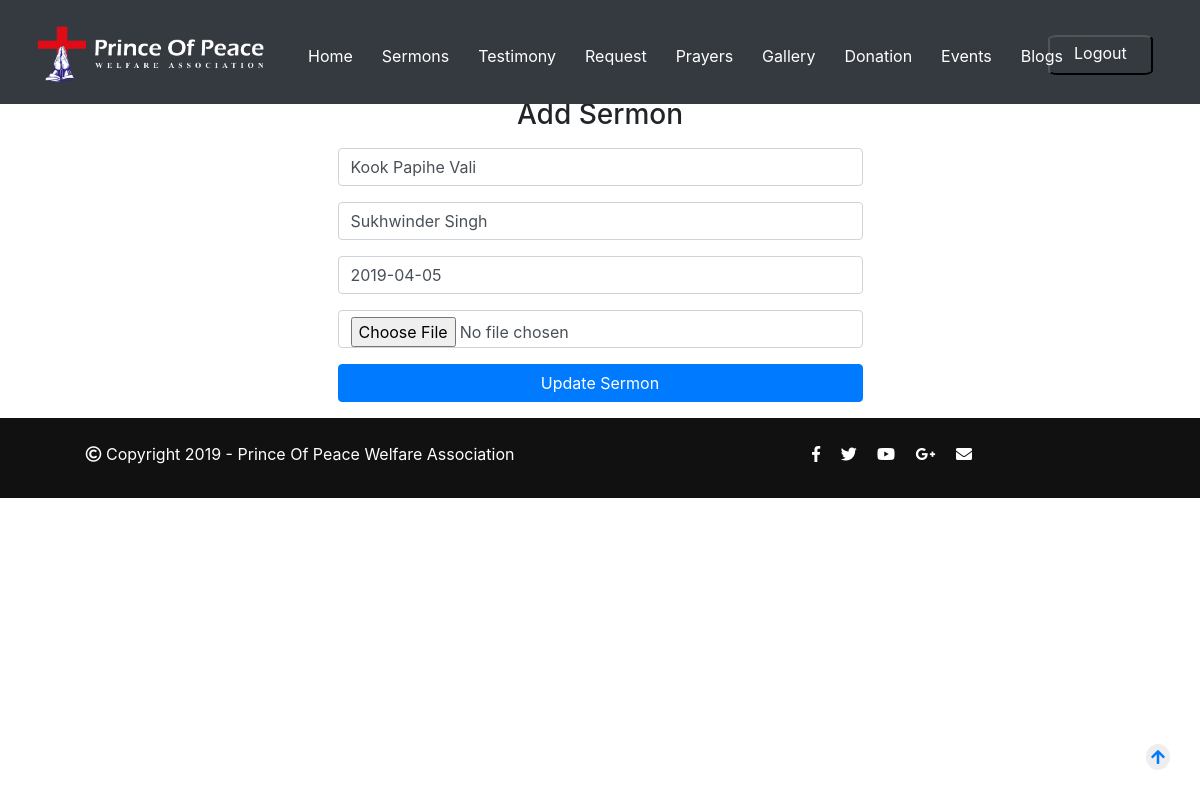
/admin/index.php?pg=updateSermons&id=2&image=584beccda62aaa830c43eda3.png (signed in), run on the app's committed database.
### tables this page shows
CREATE TABLE `sermons` (
  `id` int(11) NOT NULL,
  `name` varchar(50) NOT NULL,
  `author` varchar(20) NOT NULL,
  `date` varchar(20) NOT NULL,
  `image` varchar(30) NOT NULL,
  `link` varchar(100) NOT NULL
);

### admin/include/functions.php (called while the page is built, shortened)
<?php
	function selectdatacon($col,$tbname,$where)
	{
		$selectqry="select $col from $tbname where $where";
		$result=mysqli_query($GLOBALS['con'],$selectqry) or die(mysqli_error($GLOBALS['con']));
		return $result;
	}
?>

### admin/pages/updateSermons.php (the view, shortened to what this page needs)
<?php
$result=selectdatacon("*","sermons","id=".$_GET['id']);
$row=mysqli_fetch_assoc($result);
?>
<div class="container">
<div class="row">
<div class="col-md-3">
</div>
<div class="col-md-6">
<h3 class="text-center mt-3 mb-3">Add Sermon</h3>
<form method="post" enctype="multipart/form-data" >
<div class="form-group">
<input type="text" name="name" placeholder="Name" required="required" class="form-control" value="<?php echo $row['name']; ?>">
</div>
<div class="form-group">
<input type="text" name="author" placeholder="Author" required="required" class="form-control" value="<?php echo $row['author']; ?>">
</div>
<div class="form-group">
<input placeholder="Date" class="form-control" type="text" onfocus="(this.type='date')" onblur="(this.type='text')" id="date" name="date" value="<?php echo $row['date']; ?>">
</div>
<div class="form-group">
<input type="file" name="fileToUpload" class="form-control ">
</div>
<input type="submit" name="update_sermon" value="Update Sermon" class="btn btn-block btn-primary">
</form>
</div>
<div class="col-md-3">
</div>
</div>
</div>

### assets/css/custom/style.css (style rules this page uses)
.row { margin-left:0; margin-right:0; }
body { margin: 0; padding-top:82px; height:100%; }
.btn { transition:0.5s ease; }

### data on the page
sermons: name "Kook Papihe Vali", author "Sukhwinder Singh", date "2019-04-05"
